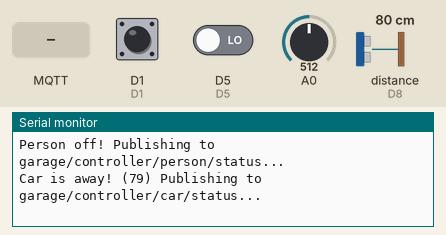
Recording of a sketch running on a simulated ESP8266 (NodeMCU). Shown: the last lines printed to the serial monitor. Wiring (inferred from the names in the program): ultrasonic range finder: trigger D7; echo D8. Inputs (shaded band) come from the test bench; at power-on: distance to the obstacle (sensor on D8) 80 cm, A0 = 512, D1 HIGH, D5 LOW. The echo pulse lasts 58.3 µs per cm; WiFi joins after 1.5 s; servers stay silent unless stated; no MQTT or app messages arrive unless stated.

Above: at 2.7 s.
2.8 s: distance to the obstacle (sensor on D8) set to 2 cm
At 5.0 s:
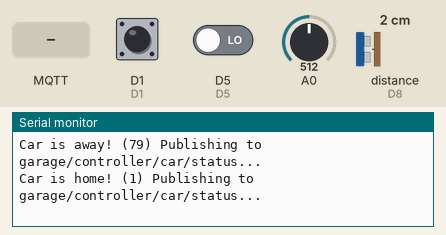
6.1 s: A0 set to 900
At 8.5 s:
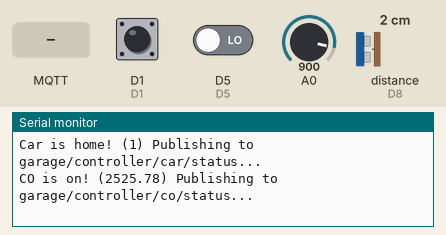
9.1 s: D1 pulled LOW for 0.6 s
At 10.1 s:
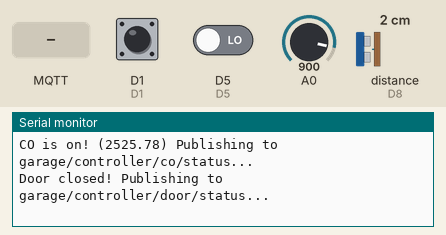
11.2 s: D5 driven HIGH
At 12.8 s:
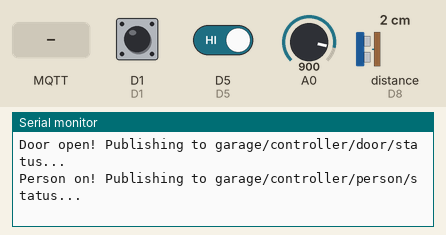
13.1 s: MQTT message "NO" arrives on the first subscribed topic
At 14.8 s:
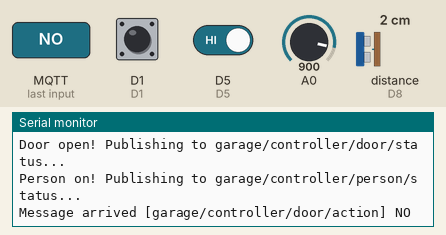
15.1 s: MQTT message "NC" arrives on the first subscribed topic
At 16.4 s:
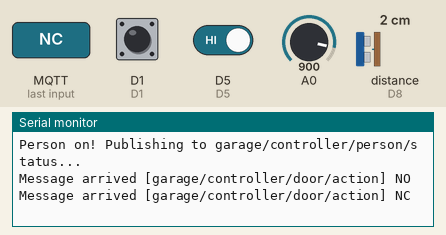

The sketch:

firmware.ino
```cpp
#include <ESP8266WiFi.h>
#include <PubSubClient.h>
#include "config.h"

#define D0 16
#define D1 5
#define D2 4
#define D3 0
#define D4 2
#define D5 14
#define D6 12
#define D7 13
#define D8 15
#define TX 1
#define RX 3

const char* ssid = WIFI_SSID;
const char* password = WIFI_PASSWORD;
const char* hostname = WIFI_HOSTNAME;

const char* mqtt_broker = MQTT_BROKER;
const char* mqtt_clientId = MQTT_CLIENTID;
const char* mqtt_username = MQTT_USERNAME;
const char* mqtt_password = MQTT_PASSWORD;

const char* door_alias = DOOR_ALIAS;
const char* mqtt_door_action_topic = MQTT_DOOR_ACTION_TOPIC;
const char* mqtt_door_status_topic = MQTT_DOOR_STATUS_TOPIC;
const char* mqtt_door_action_state = MQTT_DOOR_ACTION_STATE;
const char* mqtt_door_action_open = MQTT_DOOR_ACTION_OPEN;
const char* mqtt_door_action_close = MQTT_DOOR_ACTION_CLOSE;
const char* mqtt_door_action_trigger = MQTT_DOOR_ACTION_TRIGGER;
const char* mqtt_door_status_on = MQTT_DOOR_STATUS_ON;
const char* mqtt_door_status_off = MQTT_DOOR_STATUS_OFF;
const int door_triggerPin = DOOR_TRIGGER_PIN;
const int door_statusPin = DOOR_STATUS_PIN;
const char* door_statusSwitchLogic = DOOR_STATUS_SWITCH_LOGIC;

const char* car_alias = CAR_ALIAS;
const char* mqtt_car_action_topic = MQTT_CAR_ACTION_TOPIC;
const char* mqtt_car_status_topic = MQTT_CAR_STATUS_TOPIC;
const char* mqtt_car_action_state = MQTT_CAR_ACTION_STATE;
const char* mqtt_car_status_on = MQTT_CAR_STATUS_ON;
const char* mqtt_car_status_off = MQTT_CAR_STATUS_OFF;
const int car_triggerPin = CAR_SENSOR_TRIGGER_PIN;
const int car_echoPin = CAR_SENSOR_ECHO_PIN;
const int car_sensorDistance = CAR_SENSOR_DISTANCE;

const char* person_alias = PERSON_ALIAS;
const char* mqtt_person_action_topic = MQTT_PERSON_ACTION_TOPIC;
const char* mqtt_person_status_topic = MQTT_PERSON_STATUS_TOPIC;
const char* mqtt_person_action_state = MQTT_PERSON_ACTION_STATE;
const char* mqtt_person_status_on = MQTT_PERSON_STATUS_ON;
const char* mqtt_person_status_off = MQTT_PERSON_STATUS_OFF;
const int person_triggerPin = PERSON_SENSOR_TRIGGER_PIN;

const char* co_alias = CO_ALIAS;
const char* mqtt_co_action_topic = MQTT_CO_ACTION_TOPIC;
const char* mqtt_co_status_topic = MQTT_CO_STATUS_TOPIC;
const char* mqtt_co_action_state = MQTT_CO_ACTION_STATE;
const char* mqtt_co_status_on = MQTT_CO_STATUS_ON;
const char* mqtt_co_status_off = MQTT_CO_STATUS_OFF;
const float co_sensorThreshold = CO_SENSOR_THRESHOLD;

const int relayActiveTime = 500;
int debounceTime = 2000;

int door_lastStatusValue = 2;
unsigned long door_lastSwitchTime = 0;

int person_lastStatusValue = 2;
unsigned long person_lastSwitchTime = 0;

long car_sensor_duration;
int car_sensor_distance;
boolean car_lastStatusValue = 2;
unsigned long car_lastSwitchTime = 0;

float co_RS_gas = 0;
float co_ratio = 0;
float co_sensorValue = 0;
float co_sensor_volt = 0;
float co_R0 = 20755.55;
float co_sensor_value;
float co_lastStatusValue = 2;
unsigned long co_lastSwitchTime = 0;

const char* mqtt_availabilityTopic = MQTT_AVAILABILITY_TOPIC;
const char* birthMessage = MQTT_AVAILABILITY_BIRTH;
const char* lwtMessage = MQTT_AVAILABILITY_LWT;

WiFiClient wifiClient;
PubSubClient client(wifiClient);

void setupWifi() {
  WiFi.mode(WIFI_STA);
  WiFi.hostname(hostname);
  WiFi.begin(ssid, password);

  Serial.println();
  Serial.print("Connecting to ");
  Serial.print(ssid);

  while (WiFi.status() != WL_CONNECTED) {
    delay(500);
    Serial.println(".");
  }

  Serial.print("WiFi connected - IP address: ");
  Serial.println(WiFi.localIP());
}

void publish_birth_message() {
  Serial.print("Publishing birth message \"");
  Serial.print(birthMessage);
  Serial.print("\" to ");
  Serial.print(mqtt_availabilityTopic);
  Serial.println("...");

  client.publish(mqtt_availabilityTopic, birthMessage, true);
}

void publish_door_status() {
  if (digitalRead(door_statusPin) == LOW) {
    if (door_statusSwitchLogic == "NO") {
      Serial.print(door_alias);
      Serial.print(" closed! Publishing to ");
      Serial.print(mqtt_door_status_topic);
      Serial.println("...");

      client.publish(mqtt_door_status_topic, mqtt_door_status_off, true);
    }
    else if (door_statusSwitchLogic == "NC") {
      Serial.print(door_alias);
      Serial.print(" open! Publishing to ");
      Serial.print(mqtt_door_status_topic);
      Serial.println("...");

      client.publish(mqtt_door_status_topic, mqtt_door_status_on, true);
    }
  }
  else {
    if (door_statusSwitchLogic == "NO") {
      Serial.print(door_alias);
      Serial.print(" open! Publishing to ");
      Serial.print(mqtt_door_status_topic);
      Serial.println("...");

      client.publish(mqtt_door_status_topic, mqtt_door_status_on, true);
    }
    else if (door_statusSwitchLogic == "NC") {
      Serial.print(door_alias);
      Serial.print(" closed! Publishing to ");
      Serial.print(mqtt_door_status_topic);
      Serial.println("...");

      client.publish(mqtt_door_status_topic, mqtt_door_status_off, true);
    }
  }
}

void publish_car_status() {
  if (car_lastStatusValue) {
    Serial.print(car_alias);
    Serial.print(" is home! (");
    Serial.print(car_sensor_distance);
    Serial.print(") Publishing to ");
    Serial.print(mqtt_car_status_topic);
    Serial.println("...");

    client.publish(mqtt_car_status_topic, mqtt_car_status_on, true);
  } else {
    Serial.print(car_alias);
    Serial.print(" is away! (");
    Serial.print(car_sensor_distance);
    Serial.print(") Publishing to ");
    Serial.print(mqtt_car_status_topic);
    Serial.println("...");

    client.publish(mqtt_car_status_topic, mqtt_car_status_off, true);
  }
}

void publish_person_status() {
  if (digitalRead(person_triggerPin) == HIGH) {
    Serial.print(person_alias);
    Serial.print(" on! Publishing to ");
    Serial.print(mqtt_person_status_topic);
    Serial.println("...");

    client.publish(mqtt_person_status_topic, mqtt_person_status_on, true);
  }
  else {
    Serial.print(person_alias);
    Serial.print(" off! Publishing to ");
    Serial.print(mqtt_person_status_topic);
    Serial.println("...");

    client.publish(mqtt_person_status_topic, mqtt_person_status_off, true);
  }
}

void publish_co_status() {
  if (co_lastStatusValue) {
    Serial.print(co_alias);
    Serial.print(" is on! (");
    Serial.print(co_sensor_value);
    Serial.print(") Publishing to ");
    Serial.print(mqtt_co_status_topic);
    Serial.println("...");

    client.publish(mqtt_co_status_topic, mqtt_co_status_on, true);
  } else {
    Serial.print(co_alias);
    Serial.print(" is off! (");
    Serial.print(co_sensor_value);
    Serial.print(") Publishing to ");
    Serial.print(mqtt_co_status_topic);
    Serial.println("...");

    client.publish(mqtt_co_status_topic, mqtt_co_status_off, true);
  }
}

void check_door_status() {
  int currentStatusValue = digitalRead(door_statusPin);
  if (currentStatusValue != door_lastStatusValue) {
    unsigned int currentTime = millis();
    if (currentTime - door_lastSwitchTime >= debounceTime) {
      publish_door_status();
      door_lastStatusValue = currentStatusValue;
      door_lastSwitchTime = currentTime;
    }
  }
}

void check_car_status() {
  digitalWrite(car_triggerPin, LOW);
  delayMicroseconds(2);
  digitalWrite(car_triggerPin, HIGH);
  delayMicroseconds(10);
  digitalWrite(car_triggerPin, LOW);

  car_sensor_duration = pulseIn(car_echoPin, HIGH);
  car_sensor_distance = car_sensor_duration * 0.034 / 2;

  boolean currentStatusValue = (car_sensor_distance <= car_sensorDistance);
  if (currentStatusValue != car_lastStatusValue) {
    unsigned int currentTime = millis();
    if (currentTime - car_lastSwitchTime >= debounceTime) {
      car_lastStatusValue = currentStatusValue;
      car_lastSwitchTime = currentTime;
      publish_car_status();
    }
  }
}

void check_person_status() {
  int currentStatusValue = digitalRead(person_triggerPin);
  if (currentStatusValue != person_lastStatusValue) {
    unsigned int currentTime = millis();
    if (currentTime - person_lastSwitchTime >= debounceTime) {
      publish_person_status();
      person_lastStatusValue = currentStatusValue;
      person_lastSwitchTime = currentTime;
    }
  }
}

void check_co_status() { // ppm calculation for MQ7 on 5 volt
  co_sensorValue = analogRead(A0);
  co_sensor_volt = co_sensorValue/1024*5.0;
  co_RS_gas = (5.0-co_sensor_volt)/co_sensor_volt;
  co_ratio = co_RS_gas/co_R0;
  float x = 1538.46 * co_ratio;
  co_sensor_value = pow(x,-1.709);
  delay(1000);

  boolean currentStatusValue = (co_sensor_value >= co_sensorThreshold);
  if (currentStatusValue != co_lastStatusValue) {
    unsigned int currentTime = millis();
    if (currentTime - co_lastSwitchTime >= debounceTime) {
      co_lastStatusValue = currentStatusValue;
      co_lastSwitchTime = currentTime;
      publish_co_status();
    }
  }
}

void toggleRelay(int pin) {
  digitalWrite(pin, HIGH);
  delay(relayActiveTime);
  digitalWrite(pin, LOW);
}

void triggerAction(String requestedTopic, String requestedAction) {
  if (requestedTopic == mqtt_door_action_topic && requestedAction == mqtt_door_action_trigger) {
    Serial.print("Triggering ");
    Serial.print(door_alias);
    Serial.println(" TRIGGER relay!");

    toggleRelay(door_triggerPin);
  }
  if (requestedTopic == mqtt_door_action_topic && requestedAction == mqtt_door_action_open) {
    Serial.print("Triggering ");
    Serial.print(door_alias);
    Serial.println(" OPEN relay!");

    toggleRelay(door_triggerPin);
  }
  else if (requestedTopic == mqtt_door_action_topic && requestedAction == mqtt_door_action_close) {
    Serial.print("Triggering ");
    Serial.print(door_alias);
    Serial.println(" CLOSE relay!");

    toggleRelay(door_triggerPin);
  }
  else if (requestedTopic == mqtt_door_action_topic && requestedAction == mqtt_door_action_state) {
    Serial.print("Publishing on-demand status update for ");
    Serial.print(door_alias);
    Serial.println("!");

    publish_birth_message();
    publish_door_status();
  }
  else if (requestedTopic == mqtt_car_action_topic && requestedAction == mqtt_car_action_state) {
    Serial.print("Publishing on-demand status update for ");
    Serial.print(car_alias);
    Serial.println("!");

    publish_birth_message();
    publish_car_status();
  }
  else if (requestedTopic == mqtt_person_action_topic && requestedAction == mqtt_person_action_state) {
    Serial.print("Publishing on-demand status update for ");
    Serial.print(person_alias);
    Serial.println("!");

    publish_birth_message();
    publish_person_status();
  }
   else if (requestedTopic == mqtt_co_action_topic && requestedAction == mqtt_co_action_state) {
    Serial.print("Publishing on-demand status update for ");
    Serial.print(co_alias);
    Serial.println("!");

    publish_birth_message();
    publish_co_status();
  }
}

void callback(char* topic, byte* payload, unsigned int length) {
  Serial.print("Message arrived [");
  Serial.print(topic);
  Serial.print("] ");

  for (int i = 0; i < length; i++) {
    Serial.print((char)payload[i]);
  }

  Serial.println();

  String topicToProcess = topic;
  payload[length] = '\0';
  String payloadToProcess = (char*)payload;
  triggerAction(topicToProcess, payloadToProcess);
}

void reconnect() {
  while (!client.connected()) {
    Serial.print("Attempting MQTT connection...");

    if (client.connect(mqtt_clientId, mqtt_username, mqtt_password, mqtt_availabilityTopic, 0, true, lwtMessage)) {
      Serial.println("Connected!");

      publish_birth_message();

      Serial.print("Subscribing to ");
      Serial.print(mqtt_door_action_topic);
      Serial.println("...");

      client.subscribe(mqtt_door_action_topic);

      Serial.print("Subscribing to ");
      Serial.print(mqtt_car_action_topic);
      Serial.println("...");

      client.subscribe(mqtt_car_action_topic);

      Serial.print("Subscribing to ");
      Serial.print(mqtt_person_action_topic);
      Serial.println("...");

      client.subscribe(mqtt_person_action_topic);

      Serial.print("Subscribing to ");
      Serial.print(mqtt_co_action_topic);
      Serial.println("...");

      client.subscribe(mqtt_co_action_topic);

      publish_door_status();
      check_car_status();
      check_person_status();
    }
    else {
      Serial.print("failed, rc=");
      Serial.print(client.state());
      Serial.println(" try again in 5 seconds");

      delay(5000);
    }
  }
}

void setup() {
  pinMode(door_triggerPin, OUTPUT);
  digitalWrite(door_triggerPin, LOW);

  pinMode(door_statusPin, INPUT_PULLUP);
  door_lastStatusValue = digitalRead(door_statusPin);

  pinMode(car_triggerPin, OUTPUT);
  pinMode(car_echoPin, INPUT);

  pinMode(person_triggerPin, INPUT);

  Serial.begin(115200);
  Serial.println("Starting module...");

  setupWifi();
  client.setServer(mqtt_broker, 1883);
  client.setCallback(callback);
}

void loop() {
  if (!client.connected()) {
    reconnect();
  }
  client.loop();

  check_door_status();
  check_person_status();
  check_car_status();
  check_co_status();
}
```

config.h
```cpp
// Wifi Parameters

#define WIFI_SSID "<wifi-name>"
#define WIFI_PASSWORD "<wifi-password>"
#define WIFI_HOSTNAME "<wifi-device-hostname>"

// MQTT Parameters

#define MQTT_BROKER "<mqtt-broker-ip-address>"
#define MQTT_USERNAME "<mqtt-username>"
#define MQTT_PASSWORD "<mqtt-password>"
#define MQTT_CLIENTID "GarageController"
#define MQTT_AVAILABILITY_TOPIC "garage/controller/availability"
#define MQTT_AVAILABILITY_BIRTH "ONLINE"
#define MQTT_AVAILABILITY_LWT "OFFLINE"

// Door Parameters

#define DOOR_ALIAS "Door"
#define MQTT_DOOR_ACTION_TOPIC "garage/controller/door/action"
#define MQTT_DOOR_STATUS_TOPIC "garage/controller/door/status"
#define MQTT_DOOR_ACTION_OPEN "OPEN"
#define MQTT_DOOR_ACTION_CLOSE "CLOSE"
#define MQTT_DOOR_ACTION_TRIGGER "TRIGGER"
#define MQTT_DOOR_ACTION_STATE "STATE"
#define MQTT_DOOR_STATUS_ON "OPEN"
#define MQTT_DOOR_STATUS_OFF "CLOSED"
#define DOOR_TRIGGER_PIN D6
#define DOOR_STATUS_PIN D1
#define DOOR_STATUS_SWITCH_LOGIC "NO" // NO or NC

// Car Parameters

#define CAR_ALIAS "Car"
#define MQTT_CAR_ACTION_TOPIC "garage/controller/car/action"
#define MQTT_CAR_STATUS_TOPIC "garage/controller/car/status"
#define MQTT_CAR_ACTION_STATE "STATE"
#define MQTT_CAR_STATUS_ON "HOME"
#define MQTT_CAR_STATUS_OFF "AWAY"
#define CAR_SENSOR_TRIGGER_PIN D7
#define CAR_SENSOR_ECHO_PIN D8
#define CAR_SENSOR_DISTANCE 75 // ultrasound threshold

// PIR Parameters

#define PERSON_ALIAS "Person"
#define MQTT_PERSON_ACTION_TOPIC "garage/controller/person/action"
#define MQTT_PERSON_STATUS_TOPIC "garage/controller/person/status"
#define MQTT_PERSON_ACTION_STATE "STATE"
#define MQTT_PERSON_STATUS_ON "ON"
#define MQTT_PERSON_STATUS_OFF "OFF"
#define PERSON_SENSOR_TRIGGER_PIN D5

// MQ7 Parameters

#define CO_ALIAS "CO"
#define MQTT_CO_ACTION_TOPIC "garage/controller/co/action"
#define MQTT_CO_STATUS_TOPIC "garage/controller/co/status"
#define MQTT_CO_ACTION_STATE "STATE"
#define MQTT_CO_STATUS_ON "ON"
#define MQTT_CO_STATUS_OFF "OFF"
#define CO_SENSOR_THRESHOLD 400.0 // threshold of ppm
```

Measured:
- after the input at 2.8 s, the serial monitor: prints a new line after 1.8 s (image 1)
- after the input at 6.1 s, the serial monitor: prints a new line after 1.5 s (image 2)
- after the input at 9.1 s, the serial monitor: prints a new line after 0.51 s (image 3)
- after the input at 11.2 s, the serial monitor: prints a new line after 0.41 s (image 4)
- after the input at 13.1 s, the serial monitor: prints a new line after 0.52 s (image 5)
- after the input at 15.1 s, the serial monitor: prints a new line after 0.52 s (image 6)
